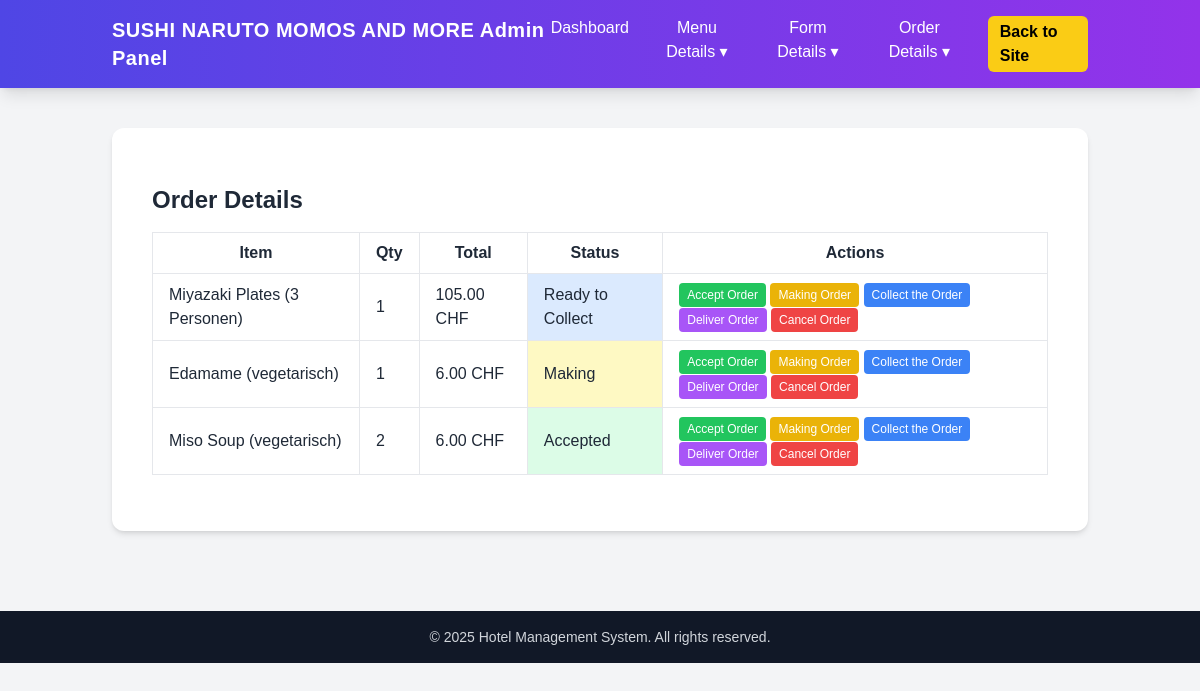
Page /order/food_table/ (signed in) on the earlier database version.
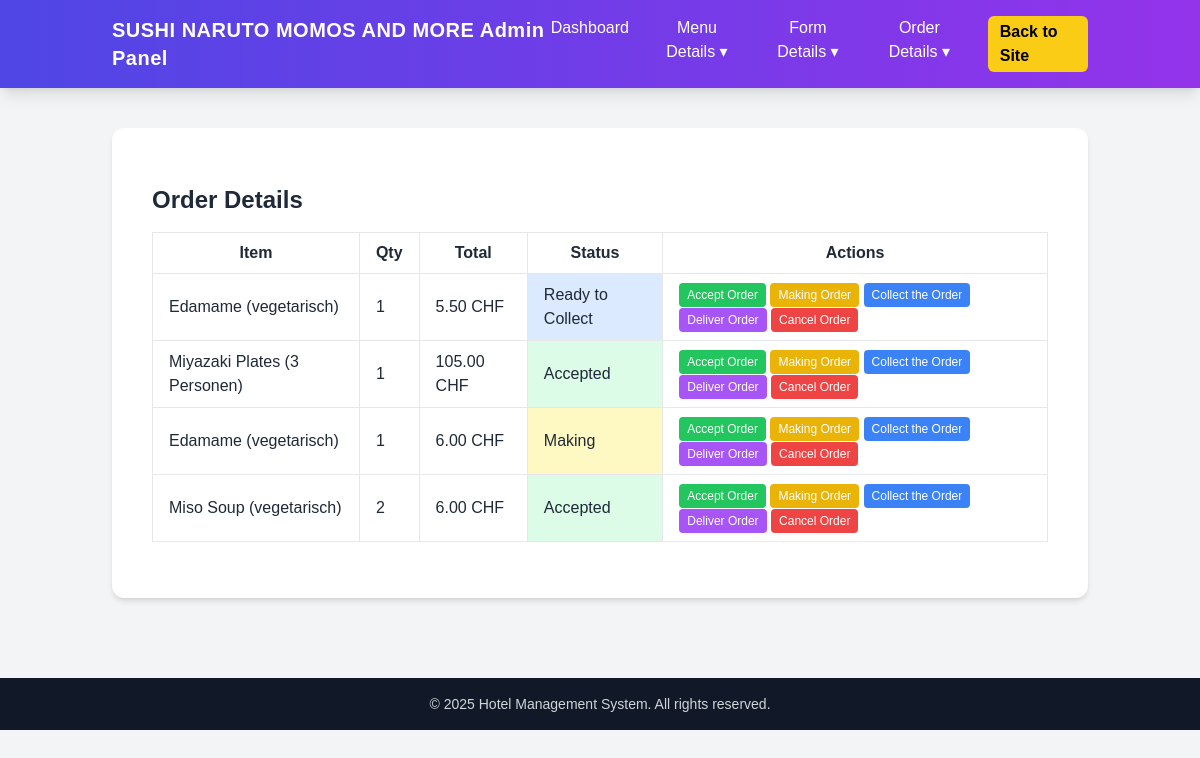
Same page on the later database version.
### sushi/models.py (models this page shows, shortened)
class Order(models.Model):
    ORDER_TYPE_CHOICES = [
        ('now', 'Order Now'),
        ('later', 'Order Later'),
    ]
    DELIVERY_CHOICES = [
        ('Click & Collect', 'Click & Collect (Free)'),
        ('Free', 'Free'),
        ('Livraison Express 3.5km', 'Livraison Express 3.5km'),
    ]
    item = models.CharField(max_length=200)
    price = models.DecimalField(max_digits=7, decimal_places=2)
    qty = models.PositiveIntegerField()
    order_type = models.CharField(max_length=10, choices=ORDER_TYPE_CHOICES)
    order_date = models.DateField(null=True, blank=True)
    order_time = models.TimeField(null=True, blank=True)
    email = models.EmailField()
    mobile = models.CharField(max_length=30)
    address = models.CharField(max_length=255)
    delivery = models.CharField(max_length=40, choices=DELIVERY_CHOICES)
    created_at = models.DateTimeField(default=timezone.now)
    status = models.CharField(max_length=30, default='pending')
    cancellation_reason = models.TextField(blank=True, null=True)

### sushi/views.py (the view)
# urls.py: path('order/food_table/', views.order_food_table, name='order_food_table'),
def order_food_table(request):
    if not request.user.is_staff:
        return redirect('admin_login')
    orders = Order.objects.exclude(
        status__in=['Delivered', 'Cancelled']
    ).order_by('-created_at')
    return render(request, 'admin2/order_food_table.html', {
        'orders': orders,
        'active_tab': 'food_orders'
    })

### sushi/templates/admin2/order_food_table.html (shortened to what this page needs)
{% extends "admin2/base2.html" %}
{% block content %}
<div class="container mx-auto px-4 py-8">
    <h2 class="text-2xl font-bold mb-4">Order Details</h2>
    <table class="min-w-full bg-white border">
        <thead>
            <tr>
                <th class="px-4 py-2 border">Item</th>
                <th class="px-4 py-2 border">Qty</th>
                <th class="px-4 py-2 border">Total</th>
                <th class="px-4 py-2 border">Status</th>
                <th class="px-4 py-2 border">Actions</th>
            </tr>
        </thead>
        <tbody>
            {% for order in orders %}
            <tr>
                <td class="px-4 py-2 border">
                    {{ order.item }}
                </td>
                <td class="px-4 py-2 border">{{ order.qty }}</td>
                <td class="px-4 py-2 border">{{ order.price|floatformat:2 }} CHF</td>
                <td id="status-{{ order.id }}" class="px-4 py-2 border {% if order.status == 'Accepted' %}bg-green-100{% elif order.status == 'Making' %}bg-yellow-100{% elif order.status == 'Ready to Collect' %}bg-blue-100{% elif order.status == 'Delivered' %}bg-purple-100{% elif order.status == 'Cancelled' %}bg-red-100{% endif %}">
                    {{ order.status }}
                </td>
                <td class="px-4 py-2 border">
                    <form method="post" action="{% url 'order_action_admin' order.id %}" class="inline order-action-form" data-order-id="{{ order.id }}">
                        <button type="submit" name="action" value="accept" class="bg-green-500 text-white px-2 py-1 rounded text-xs">Accept Order</button>
                        <button type="submit" name="action" value="making" class="bg-yellow-500 text-white px-2 py-1 rounded text-xs">Making Order</button>
                        <button type="submit" name="action" value="collect" class="bg-blue-500 text-white px-2 py-1 rounded text-xs">Collect the Order</button>
                        <button type="submit" name="action" value="delivered" class="bg-purple-500 text-white px-2 py-1 rounded text-xs" onclick="return confirm('Are you sure you want to deliver this order?');">Deliver Order</button>
                        <button type="submit" name="action" value="cancel" class="bg-red-500 text-white px-2 py-1 rounded text-xs cancel-btn">Cancel Order</button>
                    </form>
                </td>
            </tr>
            {% empty %}
            <tr>
                <td colspan="5" class="text-center py-4">No orders found.</td>
            </tr>
            {% endfor %}
        </tbody>
    </table>
</div>
{% endblock %}

### sushi/templates/admin2/base2.html (shortened to what this page needs)
{% load static %}
<!DOCTYPE html>
<html lang="en">
<head>
    <link rel="stylesheet" href="{% static 'css/auth.css' %}">
    <script src="https://cdn.tailwindcss.com"></script>
</head>
<body class="bg-gray-100 text-gray-800 font-sans">
    <header class="bg-gradient-to-r from-indigo-600 to-purple-600 shadow-lg">
        <nav class="container mx-auto flex justify-between items-center py-4 px-6 text-white relative">
            <div class="text-xl font-bold tracking-wide">
                SUSHI NARUTO MOMOS AND MORE Admin Panel
            </div>
            <div id="menu"
                class="hidden lg:flex flex-col lg:flex-row lg:space-x-6 space-y-2 lg:space-y-0 absolute lg:static top-16 left-0 w-full lg:w-auto bg-indigo-700 lg:bg-transparent p-4 lg:p-0 z-50 rounded-lg">
                <a href="{% url 'admin_manage' %}" class="hover:text-yellow-300 transition font-medium">Dashboard</a>
                <div class="group relative">
                    <button class="hover:text-yellow-300 transition font-medium">Menu Details ▾</button>
                </div>
                <div class="group relative">
                    <button class="hover:text-yellow-300 transition font-medium">Form Details ▾</button>
                </div>
                <div class="group relative">
                    <button class="hover:text-yellow-300 transition font-medium">Order Details ▾</button>
                </div>
                <a href="/" class="bg-yellow-400 hover:bg-yellow-500 text-black font-semibold px-3 py-1 rounded-md transition">
                    Back to Site
                </a>
            </div>
        </nav>
    </header>
    <main class="container mx-auto px-6 py-10">
        <div class="bg-white rounded-xl shadow-md p-6">
            {% block content %}{% endblock %}
        </div>
    </main>
    <footer class="bg-gray-900 text-gray-300 text-center py-4 mt-10">
        <p class="text-sm">&copy; <span id="year"></span> Hotel Management System. All rights reserved.</p>
    </footer>
</body>
</html>

### sushi/static/css/auth.css (style rules this page uses)
* { margin: 0; padding: 0; box-sizing: border-box; font-family: 'Poppins', sans-serif; }

Differences in the rows shown:
added Order: item "Edamame (vegetarisch)", qty "1", price "5.50", status "Ready to Collect"
changed Order "Miyazaki Plates (3 Personen)": status "Ready to Collect" → "Accepted"
